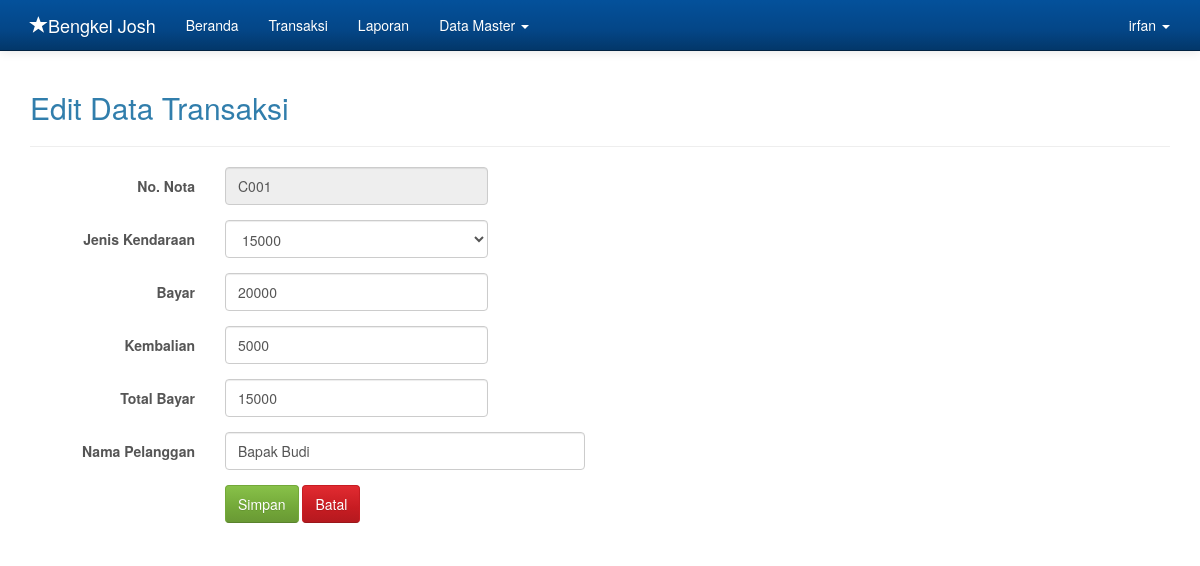
The app's page /admin.php?hlm=transaksi&aksi=edit&id_transaksi=63 (signed in) with its own data.
### tables this page shows
CREATE TABLE `transaksi` (
  `id_transaksi` int(10) NOT NULL,
  `no_nota` varchar(10) NOT NULL,
  `jenis` varchar(50) NOT NULL,
  `nama` varchar(50) NOT NULL,
  `nopol` varchar(12) NOT NULL,
  `petugas` varchar(40) NOT NULL,
  `bayar` int(10) NOT NULL,
  `kembali` int(10) NOT NULL,
  `total` int(10) NOT NULL,
  `tanggal` date NOT NULL,
  `id_user` tinyint(1) NOT NULL
);

### transaksi_edit.php (the view, shortened to what this page needs)
<?php
if( empty( $_SESSION['id_user'] ) ){
	$_SESSION['err'] = '<strong>ERROR!</strong> Anda harus login terlebih dahulu.';
	header('Location: ./');
	die();
} else {
	if( isset( $_REQUEST['submit'] )){
		$id_transaksi = $_REQUEST['id_transaksi'];
		$jenis = $_REQUEST['jenis'];
		$nama = $_REQUEST['nama'];
		$bayar = $_REQUEST['bayar'];
		$kembali = $_REQUEST['kembali'];
		$total = $_REQUEST['total'];
		$id_user = $_SESSION['id_user'];
		$sql = mysqli_query($koneksi, "UPDATE transaksi SET jenis='$jenis', nama='$nama', bayar='$bayar', kembali='$kembali', total='$total', tanggal=NOW(), id_user='$id_user' WHERE id_transaksi='$id_transaksi'");
		if($sql == true){
			header('Location: ./admin.php?hlm=transaksi');
			die();
		} else {
			echo 'ERROR! Periksa penulisan querynya.';
		}
	} else {
		$id_transaksi = $_REQUEST['id_transaksi'];
		$sql = mysqli_query($koneksi, "SELECT * FROM transaksi WHERE id_transaksi='$id_transaksi'");
		while($row = mysqli_fetch_array($sql)){
?>
<h2>Edit Data Transaksi</h2>
<hr>
<form method="post" action="" class="form-horizontal" role="form">
	<div class="form-group">
		<label for="no_nota" class="col-sm-2 control-label">No. Nota</label>
		<div class="col-sm-3">
			<input type="text" class="form-control" id="no_nota" value="<?php echo $row['no_nota']; ?>"name="no_nota" placeholder="No. Nota" readonly>
		</div>
	</div>
	<div class="form-group">
		<label for="jenis" class="col-sm-2 control-label">Jenis Kendaraan</label>
		<div class="col-sm-3">
			<select name="jenis" class="form-control" required>
				<option value="<?php echo $row['jenis']; ?>"><?php echo $row['jenis']; ?></option>
			</select>
		</div>
	</div>
	<div class="form-group">
		<label for="bayar" class="col-sm-2 control-label">Bayar</label>
		<div class="col-sm-3">
			<input type="number" class="form-control" id="bayar" name="bayar" value="<?php echo $row['bayar']; ?>" placeholder="Isi dengan angka" required>
		</div>
	</div>
	<div class="form-group">
		<label for="kembali" class="col-sm-2 control-label">Kembalian</label>
		<div class="col-sm-3">
			<input type="number" class="form-control" id="kembali" name="kembali" value="<?php echo $row['kembali']; ?>" placeholder="Kembalian" required>
		</div>
	</div>
	<div class="form-group">
		<label for="total" class="col-sm-2 control-label">Total Bayar</label>
		<div class="col-sm-3">
			<input type="number" class="form-control" id="total" name="total" value="<?php echo $row['total']; ?>" placeholder="Total Bayar" required>
		</div>
	</div>
	<div class="form-group">
		<label for="nama" class="col-sm-2 control-label">Nama Pelanggan</label>
		<div class="col-sm-4">
			<input type="text" class="form-control" id="nama" name="nama" value="<?php echo $row['nama']; ?>" placeholder="Nama Pelanggan" required>
		</div>
	</div>
	<div class="form-group">
		<div class="col-sm-offset-2 col-sm-10">
			<button type="submit" name="submit" class="btn btn-success">Simpan</button>
			<a href="./admin.php?hlm=transaksi" class="btn btn-danger">Batal</a>
		</div>
	</div>
</form>
<?php
	}
	}
}
?>

### admin.php (style rules this page uses)
body { min-height: 200px; padding-top: 70px; }

### records on screen
transaksi: no_nota "C001", jenis "15000", bayar "20000", kembali "5000", total "15000", nama "Bapak Budi"

### other values on screen
$_SESSION['nama'] "irfan"
